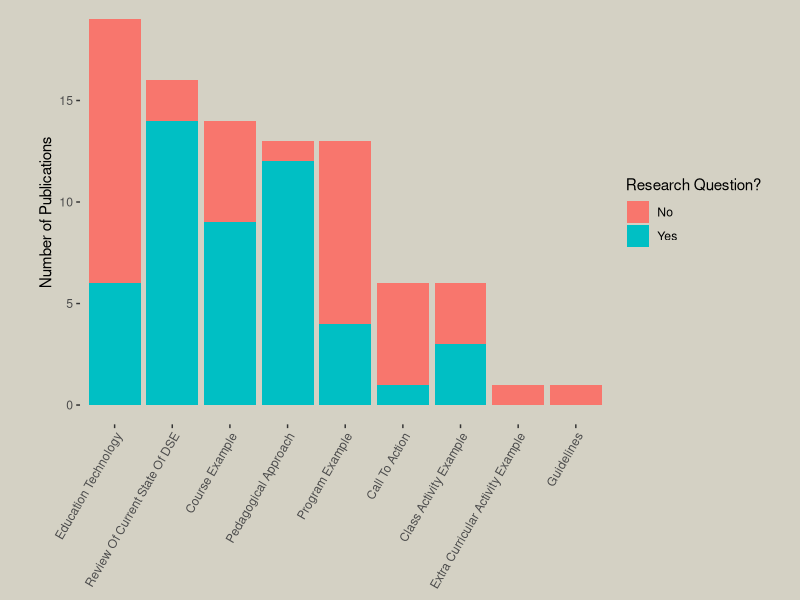

Reproduce this figure in R.
## ---- chunk 1
#| echo: false
#| message: false
#| warning: false
library(tidyverse)
library(here)
library(knitr)
library(kableExtra)
all_reviews <- read_csv(
  here("data", "all_reviews.csv"), 
  show_col_types = FALSE
)
why_not_keep <- data.frame(sort(table(all_reviews$why_not_keep), dec=TRUE))

excluded <- data.frame(
  n_docs_reviewed = nrow(all_reviews),
  n_docs_kept = all_reviews |> 
    filter(keep == TRUE) |> 
    nrow(),
  n_docs_excluded_prelim = all_reviews |> 
    filter(keep == FALSE & prelim_review == TRUE) |> 
    nrow(),
  n_docs_excluded_in_depth = all_reviews |> 
    filter(keep == FALSE & prelim_review == FALSE) |> 
    nrow(),
  n_docs_excluded_total = all_reviews |> 
    filter(keep == FALSE) |> 
    nrow(),
  n_docs_excluded_format = all_reviews |> 
    filter(keep == FALSE) |> 
    filter(why_not_keep %in% c("panel",
                               "complete conference proceedings",
                               "not in english",
                               "retracted",
                               "poster session summary with multiple posters",
                               "duplicate paper",
                               "interview",
                               "note from journal's editor",
                               "poster",
                               "dissertation abstract",
                               "doctoral consortium abstract",
                               "introduction to a journal's special issue",
                               "letter to journal editor",
                                "meeting highlights",
                               "presentation summary")) |> 
    nrow(),
  n_docs_graduate = all_reviews |>
    filter(why_not_keep %in% c("graduate",
                               "postgraduate")) |> 
    nrow(),
  n_docs_k_12 = all_reviews |>
    filter(why_not_keep == "k-12") |> 
    nrow(),
  n_docs_high_school = all_reviews |>
    filter(why_not_keep == "high school") |> 
    nrow(),
  n_docs_mid_school = all_reviews |>
    filter(why_not_keep == "middle school") |> 
    nrow(),  
  n_docs_mid_high_school = all_reviews |>
    filter(why_not_keep == "middle school and high school") |> 
    nrow(),   
  n_docs_elem_school = all_reviews |>
    filter(why_not_keep == "elementary school") |> 
    nrow()    
) 

## ---- chunk 2
#| echo: false
research.question <- all_reviews |> 
  filter(!is.na(content_area)) |>
  mutate(research_question = as.logical(research_question)) |>
  mutate(qual_data = data_collection_type == "qual") |> 
  mutate(quant_data = data_collection_type == "quant") |> 
  mutate(mixed_data = data_collection_type == "mixed") |>
  mutate(any_data = data_collection_type %in% c("qual", "quant", "mixed")) |> 
  group_by(content_area) |> 
  summarize(Total = n(),
            With_research_question = sum(research_question, na.rm = TRUE),
            Without_research_question = sum(!research_question, na.rm = TRUE),
            With_any_data = sum(!any_data, na.rm = TRUE),
            With_qual_data = sum(qual_data, na.rm = TRUE), 
            With_quant_data = sum(quant_data, na.rm = TRUE),
            With_mixed_data = sum(mixed_data, na.rm = TRUE))

expanded.contents <- strsplit(as.character(research.question$content_area), " and ")

lens <- map(expanded.contents, length)

rq.df <- research.question[rep(seq_len(nrow(research.question)), lens), ]

rq.df$content_area <- unlist(expanded.contents) 
  
rq.df |>  
  mutate(content_area = str_to_title(content_area)) |> 
  group_by(content_area) |>
  summarize(Total = sum(Total), )|>
  arrange(desc(Total)) |>
  kbl(booktabs = "TRUE", col.names = c("Content Area",
    "Total"))

## ---- chunk 3
research.question |>
  mutate(content_area = str_to_title(content_area)) |> 
  summarize(with_rq = sum(With_research_question), 
            without_rq = sum(Without_research_question))|>
  kbl(booktabs = "TRUE", col.names = c("With RQ",
                                       "Without RQ"))
## ---- chunk 4
research.question |>
  mutate(content_area = str_to_title(content_area)) |> 
  summarize(qual = sum(With_qual_data), 
            quant = sum(With_quant_data),
            mixed = sum(With_mixed_data),
            none = sum(With_any_data)) |>
  kbl(booktabs = "TRUE", col.names = c("Qualitative",
                                       "Quantitative",
                                       "Mixed",
                                       "None"))
## ---- chunk 5
#| echo: false

rq.df_full <- rq.df |>  
  mutate(content_area = str_to_title(content_area)) |> 
  group_by(content_area) |>
  summarize(Total = sum(Total), 
            With_research_question = sum(With_research_question), 
            Without_research_question = sum(Without_research_question)) |>
  arrange(desc(Total)) %>%
  tidyr::pivot_longer(With_research_question:Without_research_question) 

rq.df_full$content_area <- ifelse(rq.df_full$content_area == "Review Of Current State Of Data Science Education", " Review Of Current State Of DSE", rq.df_full$content_area)   

rq.df_full$content_area <- factor(rq.df_full$content_area, 
                                  levels = unique(rq.df_full$content_area[order(rq.df_full$Total, decreasing=TRUE)]))

rq.df_full$name <- ifelse(rq.df_full$name == "With_research_question", "Yes", "No")   


rq.df_full %>% #213, 210, 197
  ggplot(aes(fill = name, y = value, x = content_area)) +
  geom_bar(position = "stack", stat = "identity") +
  theme(axis.text.x = element_text(angle = 60, vjust = 1., hjust=1.), plot.margin = margin(0,0,0,1, "cm")) +
  labs(x = element_blank()) + labs(y = "Number of Publications") +
  theme(panel.background = element_rect(fill = rgb(213/256, 210/256, 197/256)),
        legend.background = element_rect(fill = rgb(213/256, 210/256, 197/256)),
        plot.background = element_rect(color=rgb(213/256, 210/256, 197/256), linewidth=3, fill = rgb(213/256, 210/256, 197/256)),
        panel.grid = element_blank(), legend.margin=margin(r = 1., unit='cm')) + 
  guides(fill=guide_legend(title="Research Question?"))
